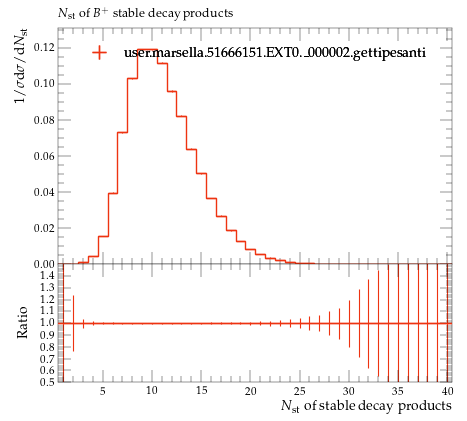

Here is the Python script that generated this plot:
#! /usr/bin/env python

# This Python script was auto-generated using YODA v2.0.2.
# Analysis object: /MC_HFDECAYS/BPLUS_stable_mult
# Timestamp: 24-07-2026 (16:40:04)

import matplotlib as mpl
import matplotlib.pyplot as plt
mpl.use('Agg') # comment out for interactive use
import os
import numpy as np

plotDir = os.path.split(os.path.realpath(__file__))[0]
if 'YODA_USER_PLOT_PATH' in globals():
    plot_outdir = globals()['YODA_USER_PLOT_PATH']
else:
    plot_outdir = plotDir

#plot style
plt.style.use(os.path.join(plotDir, '../default.mplstyle'))
# plot metadata
figW, figH = plt.rcParams['figure.figsize']
ax_xLabel = r'$N_\mathrm{st}$ of stable decay products'
ax_yLabel = r'$1/\sigma \mathrm{d}\sigma/\mathrm{d}N_\mathrm{st}$'
ax_title  = r'$N_\mathrm{st}$ of $B^+$ stable decay products'
ax_xScale = 'linear'
ax_yScale = 'linear'
xLims = (0.5, 40.5)
yLims = (0.0, 0.13145297)

# TeX-friendly labels for the legend
labels = {
    'legend' : ([ r"user.marsella.51666151.EXT0.\_000002.gettipesanti" ], r""),
}

# Adjust canvas width and height
canvasW = 10.0
canvasH = 9.0
figW *= canvasW/10.
figH *= canvasH/9.

# Create figure and axis objects
fig, (ax, ratio0_ax) = plt.subplots(2, 1, sharex=True,
                  figsize=(figW,figH), gridspec_kw={'height_ratios': (6.0, 3.0)})

# Set figure margins
plt.subplots_adjust(
    left   = 1.0 * plt.rcParams['figure.subplot.left'],
    right  = 1.0 * plt.rcParams['figure.subplot.right'],
    top    = 1.0 * plt.rcParams['figure.subplot.top'],
    bottom = 1.0 * plt.rcParams['figure.subplot.bottom'])

ratio0_ax.yaxis.set_major_locator(mpl.ticker.MultipleLocator(0.1))
ratio0_ax.set_ylim(0.5, 1.4999)
ratio0_ax.set_ylabel('Ratio')

# the numerical data is stored in a separate file
dataf = dict()
prefix = os.path.split(__file__)[0]
if prefix:    prefix = prefix + '/'
exec(open(prefix+'BPLUS_stable_mult__data.py').read(), dataf)


legend_handles = dict() # keep track of handles for the legend

# style options for curves
# starts at zorder>=5 to draw curve on top of legend
styles = {
  'user.marsella.51666151.EXT0._000002.gettipesanti.yoda.gz': {
    'color' : '#EE3311',
    'linestyle' : '-',
    'linewidth' : 1,
    'marker' : 'none',
    'markersize' : 2,
    'capsize' : 0.0,
    'zorder' : 5,
    'histstyle' : 1,
    'drawstyle' : 'steps-pre',
    'xerrorbars' : 1,
    'yerrorbars' : 1,
    'fillcolor' : None,
    'fillopacity' : 1.0,
    'ratio0_linestyle' : '-',
    'ratio0_linewidth' : 1,
    'ratio0_marker' : 'none',
    'ratio0_markersize' : 2,
    'ratio0_capsize' : 0.0,
    'ratio0_zorder' : 5,
    'ratio0_histstyle' : 1,
    'ratio0_drawstyle' : 'steps-pre',
    'ratio0_xerrorbars' : 1,
    'ratio0_yerrorbars' : 1,
  },
}

# curve from input yoda files in main panel
for label, yvals in dataf['yvals'].items():
    if all(np.isnan(v) for v in dataf['yvals'][label]):
        continue
    tmp = None
    if styles[label]['histstyle']: # draw as histogram
        xpos = dataf['xedges'][label] if styles[label]['drawstyle'] else dataf['xpoints'][label]
        ypos = np.insert(yvals, 0, yvals[0]) if styles[label]['drawstyle'] else yvals
        if styles[label]['fillcolor']: # fill area below curve
            ax.fill_between(xpos, ypos, step='pre',
                            color=styles[label]['fillcolor'],
                            alpha=styles[label]['fillopacity'])
        tmp, = ax.plot(xpos, ypos,
                       color=styles[label]['color'],
                       linestyle=styles[label]['linestyle'],
                       linewidth=styles[label]['linewidth'],
                       drawstyle=styles[label]['drawstyle'], solid_joinstyle='miter',
                       zorder=styles[label]['zorder'], label=label)
    tmp = ax.errorbar(dataf['xpoints'][label], yvals,
                      xerr=np.array(dataf['xerrs'][label])*styles[label]['xerrorbars'],
                      yerr=np.array(dataf['yerrs'][label])*styles[label]['yerrorbars'],
                      fmt=styles[label]['marker'], capsize=styles[label]['capsize'],
                      markersize=styles[label]['markersize'],
                      ecolor=styles[label]['color'],
                      color=styles[label]['color'], zorder=styles[label]['zorder'])
    tmp[-1][0].set_linestyle(styles[label]['linestyle'])
    tmp[-1][0].set_linewidth(styles[label]['linewidth'])
    if label in dataf['add_legend_handle']:  legend_handles[label] = tmp
    for varLabel in dataf['variation_yvals'].keys():
        if varLabel.startswith(label):
            tmp, = ax.plot(dataf['xedges'][label], dataf['variation_yvals'][varLabel],
                           color=styles[label]['color'],
                           linestyle=styles[label]['linestyle'],
                           linewidth=styles[label]['linewidth'],
                           drawstyle='steps-pre', solid_joinstyle='miter',
                           zorder=styles[label]['zorder'], alpha=0.5)


# plots on ratio panel
# curve from input yoda files in ratio panel
for label, yvals in dataf['ratio0_yvals'].items():
    if all(np.isnan(v) for v in yvals):
        continue
    if styles[label]['ratio0_histstyle']: # plot as histogram
        xpos = dataf['xedges']['user.marsella.51666151.EXT0._000002.gettipesanti.yoda.gz'] if styles[label]['ratio0_drawstyle'] else dataf['xpoints']['user.marsella.51666151.EXT0._000002.gettipesanti.yoda.gz']
        ypos = np.insert(yvals, 0, yvals[0]) if styles[label]['ratio0_drawstyle'] else yvals
        ratio0_ax.plot(xpos, ypos,
                       color=styles[label]['color'],
                       linewidth=styles[label]['linewidth'],
                       linestyle=styles[label]['ratio0_linestyle'],
                       drawstyle=styles[label]['ratio0_drawstyle'], zorder=styles[label]['zorder'],
                       solid_joinstyle='miter')
    tmp = ratio0_ax.errorbar(dataf['xpoints']['user.marsella.51666151.EXT0._000002.gettipesanti.yoda.gz'], yvals,
                             xerr=np.array(dataf['ref_xerrs'])*styles[label]['ratio0_xerrorbars'],
                             yerr=np.array(dataf['ratio0_yerrs'][label])*styles[label]['ratio0_yerrorbars'],
                             fmt=styles[label]['ratio0_marker'], capsize=styles[label]['ratio0_capsize'],
                             markersize=styles[label]['ratio0_markersize'],
                             ecolor=styles[label]['color'],
                             color=styles[label]['color'])
    tmp[-1][0].set_linestyle(styles[label]['ratio0_linestyle'])
    tmp[-1][0].set_linewidth(styles[label]['ratio0_linewidth'])

    for varlabel in dataf['ratio0_variation_vals'].keys():
        if varlabel.startswith(label):
            ratio0_ax.plot(dataf['xedges']['user.marsella.51666151.EXT0._000002.gettipesanti.yoda.gz'],
                            dataf['ratio0_variation_vals'][varlabel],
                            color=styles[label]['color'],
                            linestyle=styles[label]['linestyle'],
                            linewidth=styles[label]['linewidth'],
                            drawstyle='steps-pre', solid_joinstyle='miter',
                            zorder=1, alpha=0.5)

legend_items = list(legend_handles.values())
ax.add_artist(ax.legend(legend_items,
                        labels['legend'][0],
                        title=labels['legend'][1],
                        alignment='left',
                        loc='upper center',
                        bbox_to_anchor=(0.5, 0.97)))

# set plot metadata as defined above
ratio0_ax.set_xlabel(ax_xLabel)
ratio0_ax.xaxis.set_label_coords(1., -0.15)
ax.set_ylabel(ax_yLabel, ha='right', va='top')
ax.yaxis.set_label_coords(-0.11, 1.0)
ax.set_title(ax_title, loc='left')
ax.set_xscale(ax_xScale)
ax.set_yscale(ax_yScale)
ax.set_xlim(xLims)
ax.set_ylim(yLims)

# tick formatting
plt.rcParams['xtick.top'] = True
plt.rcParams['ytick.right'] = True
fig.align_ylabels((ax, ratio0_ax))
plt.savefig(os.path.join(plot_outdir, 'BPLUS_stable_mult.pdf'), format='PDF')
plt.savefig(os.path.join(plot_outdir, 'BPLUS_stable_mult.png'), format='PNG')

plt.close(fig)
